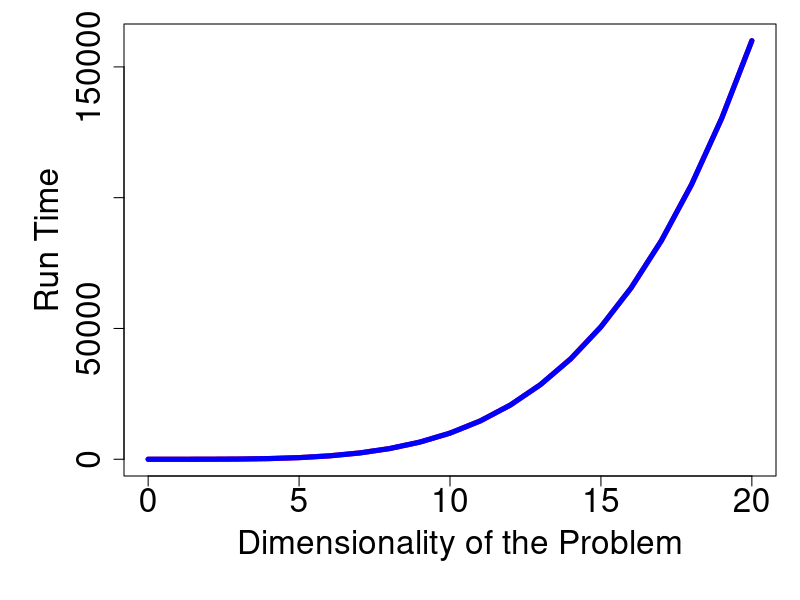
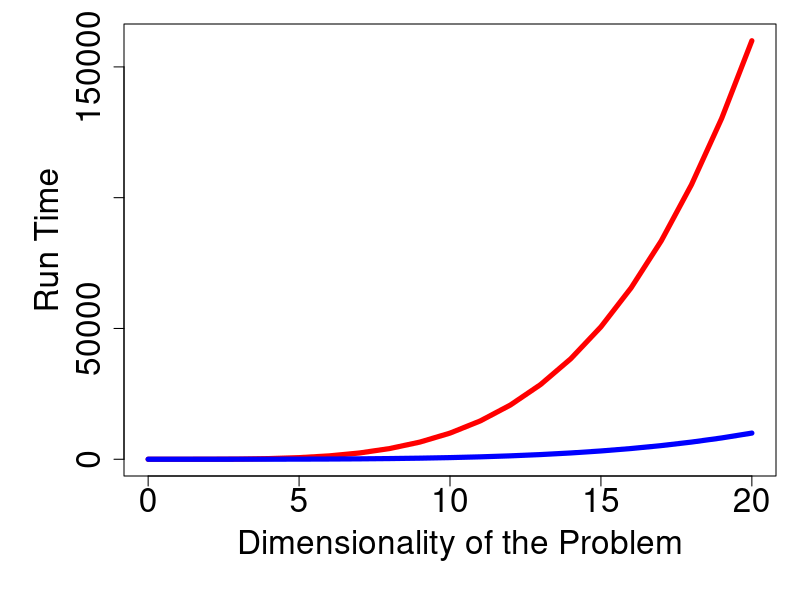
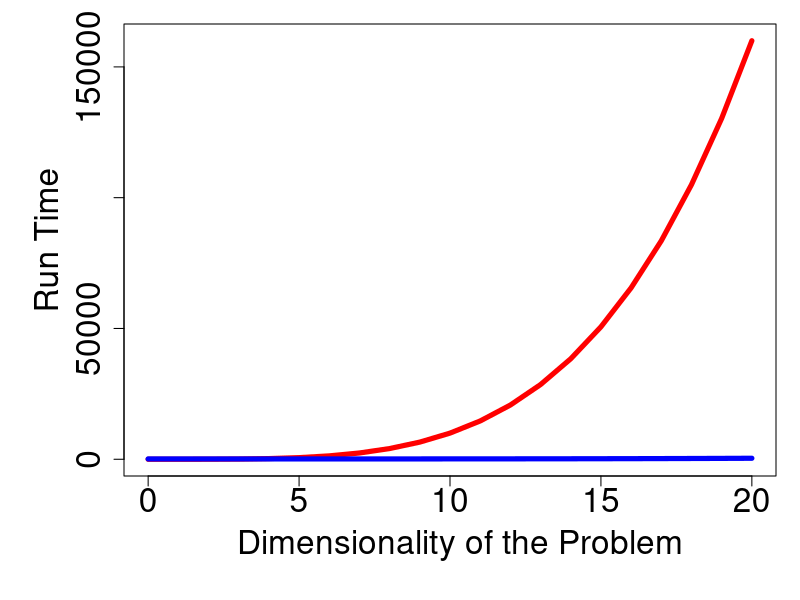

R code for these plots, in order:
x = seq(0, 20)
y = seq(0, 20)

png('graph1.png', width = 900, height = 500)
par(mfrow = c(1,1),
    oma = c(6,6,0,0) + 0.1,
    mar = c(0,0,1,1) + 0.1)
w = 1
plot(x^4 ~ y, type='l', col='red', lwd=5, cex.axis = 2)
lines((x^4/w^4) + w^3 ~ y, col='blue', lwd=5)
title(xlab = "Dimensionality of the Problem",
      ylab = "Run Time",
      outer = TRUE, line = 3, cex.lab = 2)
dev.off()

png('graph2.png', width = 900, height = 500)
par(mfrow = c(1,1),
    oma = c(6,6,0,0) + 0.1,
    mar = c(0,0,1,1) + 0.1)
w = 2
plot(x^4 ~ y, type='l', col='red', lwd=5, cex.axis = 2)
lines((x^4/w^4) + w^3 ~ y, col='blue', lwd=5)
title(xlab = "Dimensionality of the Problem",
      ylab = "Run Time",
      outer = TRUE, line = 3, cex.lab = 2)
dev.off()

png('graph3.png', width = 900, height = 500)
par(mfrow = c(1,1),
    oma = c(6,6,0,0) + 0.1,
    mar = c(0,0,1,1) + 0.1)
w = 5 
plot(x^4 ~ y, type='l', col='red', lwd=5, cex.axis = 2)
lines((x^4/w^4) + w^3 ~ y, col='blue', lwd=5)
title(xlab = "Dimensionality of the Problem",
      ylab = "Run Time",
      outer = TRUE, line = 3, cex.lab = 2)
dev.off()
